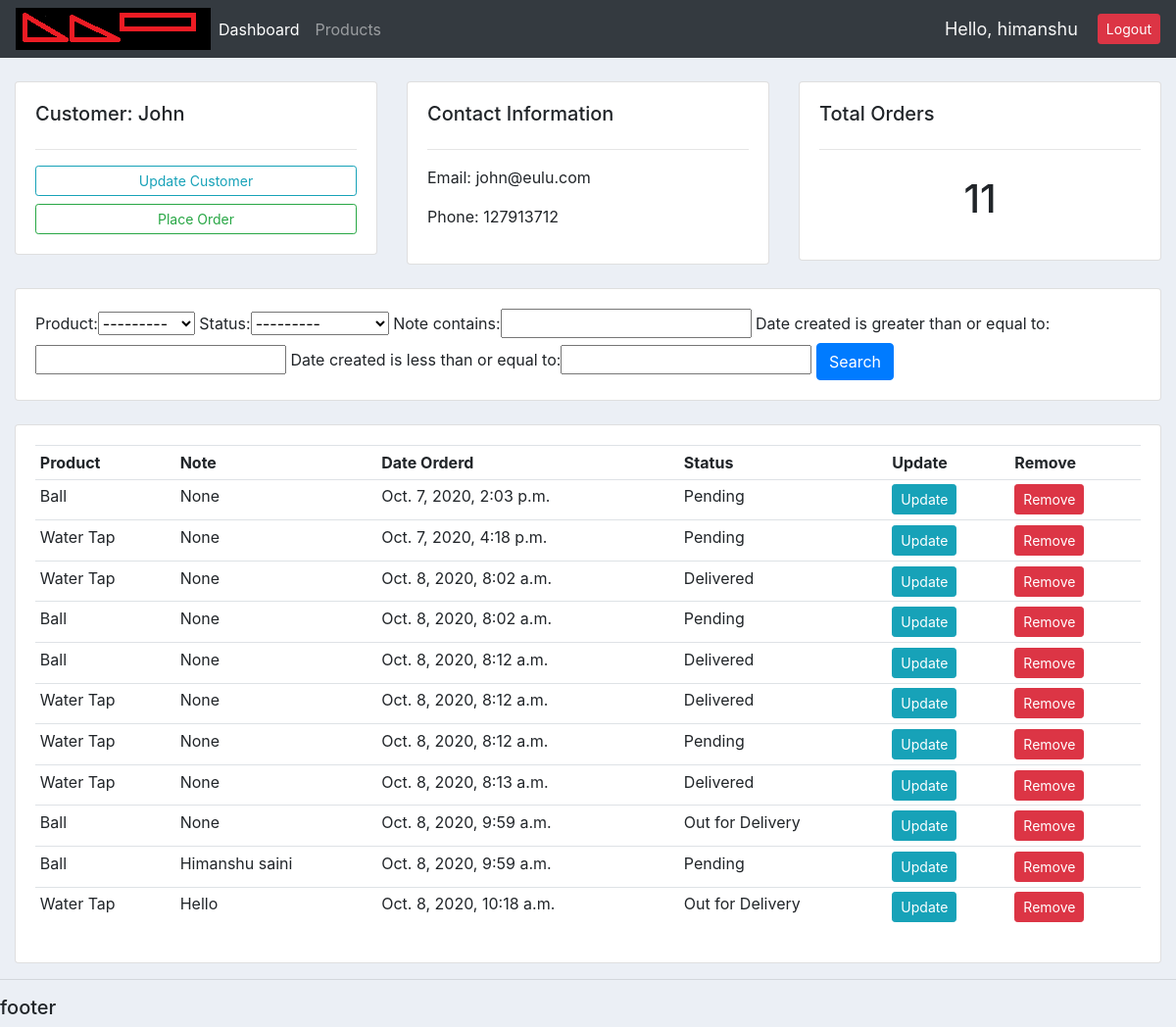
The app's page /customer/1/ (signed in) with its own data.
### accounts/models.py (models this page shows, shortened)
class Customer(models.Model):
    user = models.OneToOneField(User, null=True, blank=True, on_delete=models.CASCADE)
    name = models.CharField(max_length=200, null= True)
    phone = models.CharField(max_length=200, null= True)
    email = models.CharField(max_length=200, null= True)
    profile_pic = models.ImageField(default = 'p1.png', null=True, blank=True)
    date_created = models.DateTimeField(auto_now_add = True, null= True)

class Order(models.Model):
    STATUS = (
        ('Pending', 'Pending'),
        ('Out for Delivery', 'Out for Delivery'),
        ('Delivered','Delivered'),
    )
    customer = models.ForeignKey(Customer, null = True, on_delete = models.SET_NULL)
    product = models.ForeignKey(Product, null = True, on_delete = models.SET_NULL)
    date_created = models.DateTimeField(auto_now_add = True, null= True)
    status = models.CharField(max_length=200, null=True, choices=STATUS)
    note = models.CharField(max_length=1000, null=True)

class Product(models.Model):
    CATEGORY = (
        ('Indoor', 'Indoor'),
        ('Out Door', 'Out Door'),
    )
    name = models.CharField(max_length=200, null= True)
    price = models.FloatField(null= True)
    category = models.CharField(max_length=200, null= True, choices=CATEGORY)
    description = models.CharField(max_length=200, null= True, blank=True)
    date_created = models.DateTimeField(auto_now_add = True, null= True)
    tags = models.ManyToManyField(Tag)
    def __str__(self):
        return self.name

### accounts/decorators.py (the view)
        def wrapper_func(request, *args, **kwargs):
            group = None
            if request.user.groups.exists():
                group = request.user.groups.all()[0].name
            if group in allowed_roles:
                return view_func(request, *args, **kwargs)
            else:
                return HttpResponse('You are not authorised to view this page')

### accounts/views.py (called while the page is built)
@login_required(login_url='login')
@allowed_users(allowed_roles=['admin'])
def customer(request, pk_test):
    customer = Customer.objects.get(id=pk_test)
    orders = customer.order_set.all()
    order_count = orders.count()
    myFilter = OrderFilter(request.GET, queryset=orders)
    orders = myFilter.qs
    context = {'customer':customer , 'orders':orders , 'order_count': order_count, 'myFilter':myFilter}
    return render(request , 'accounts/customer.html', context)

### accounts/templates/accounts/customer.html
{%  extends 'accounts/main.html' %}
{% block content %}
	<br>
<div class="row">
	<div class="col-md">
		<div class="card card-body">
			<h5>Customer: {{customer.name}}</h5>
			<hr>
			<a class="btn btn-outline-info  btn-sm btn-block" href="">Update Customer</a>
			<a class="btn btn-outline-success  btn-sm btn-block" href="{% url 'create_order' customer.id %}">Place Order</a>
		</div>
	</div>
	<div class="col-md">
		<div class="card card-body">
			<h5>Contact Information</h5>
			<hr>
			<p>Email: {{customer.email}} </p>
			<p>Phone: {{customer.phone}} </p>
		</div>
	</div>
	<div class="col-md">
		<div class="card card-body">
			<h5>Total Orders</h5>
			<hr>
			<h1 style="text-align: center;padding: 10px">{{order_count}}</h1>
		</div>
	</div>
</div>
<br>
<div class="row">
	<div class="col">
		<div class="card card-body">
			<form method="get">
				{{myFilter.form}}
		    <button class="btn btn-primary" type="submit">Search</button>
		  </form>
		</div>
	</div>
</div>
<br>
<div class="row">
	<div class="col-md">
		<div class="card card-body">
			<table class="table table-sm">
				<tr>
					<th>Product</th>
					<th>Note</th>
					<th>Date Orderd</th>
					<th>Status</th>
					<th>Update</th>
					<th>Remove</th>
				</tr>
				{% for order in orders %}
				<tr>
					<td>{{order.product}}</td>
					<td>{{order.note}}</td>
					<td>{{order.date_created}}</td>
					<td>{{order.status}}</td>
					<td><a class="btn btn-sm btn-info" href="{% url 'update_order' order.id %}">Update</a></td>
					<td><a class="btn btn-sm btn-danger" href="{% url 'delete_order' order.id %}">Remove</a></td>
				</tr>
				{% endfor %}
			</table>
		</div>
	</div>
</div>
{% endblock %}

### accounts/templates/accounts/navbar.html (shortened to what this page needs)
{% load static %}
<nav class="navbar navbar-expand-lg navbar-dark bg-dark">
    <img src = "{% static 'images/logo.png' %}">
    <div class="collapse navbar-collapse" id="navbarNav">
      <ul class="navbar-nav">
        {% if request.user.is_staff %}
        <li class="nav-item active">
          <a class="nav-link" href="/">Dashboard</a>
        </li>
        <li class="nav-item">
          <a class="nav-link" href="#">Products</a>
        </li>
        {% else %}
          <li class="nav-item">
            <a class="nav-link" href="{% url 'account' %}">Settings</a>
          </li>
        {% endif %}
      </ul>
    </div>
    <span class = 'hello-msg'>Hello, {{request.user}}</span>
    <span><a class="btn btn-sm btn-danger" href="{% url 'logout' %}">Logout</a></span>
  </nav>

### static/css/main.css (style rules this page uses)
body { background-color: #ebeff5; }

### accounts/templates/accounts/navbar.html (style rules this page uses)
.hello-msg { font-size:18px; color: whitesmoke; margin-right: 20px; }

### records on screen
Customer: name "John", email "john@eulu.com", phone "127913712"
Order: product "Ball", note "None", date_created "Oct. 7, 2020, 2:03 p.m.", status "Pending"
Order: product "Water Tap", note "None", date_created "Oct. 7, 2020, 4:18 p.m.", status "Pending"
Order: product "Water Tap", note "None", date_created "Oct. 8, 2020, 8:02 a.m.", status "Delivered"
Order: product "Ball", note "None", date_created "Oct. 8, 2020, 8:02 a.m.", status "Pending"
Order: product "Ball", note "None", date_created "Oct. 8, 2020, 8:12 a.m.", status "Delivered"
Order: product "Water Tap", note "None", date_created "Oct. 8, 2020, 8:12 a.m.", status "Delivered"
Order: product "Water Tap", note "None", date_created "Oct. 8, 2020, 8:12 a.m.", status "Pending"
Order: product "Water Tap", note "None", date_created "Oct. 8, 2020, 8:13 a.m.", status "Delivered"
Order: product "Ball", note "None", date_created "Oct. 8, 2020, 9:59 a.m.", status "Out for Delivery"
Order: product "Ball", note "Himanshu saini", date_created "Oct. 8, 2020, 9:59 a.m.", status "Pending"
Order: product "Water Tap", note "Hello", date_created "Oct. 8, 2020, 10:18 a.m.", status "Out for Delivery"

### other values on screen
{{ request.user }} "himanshu"
{{ order_count }} "11"
